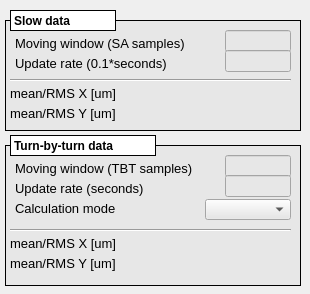
<?xml version="1.0" encoding="UTF-8"?>
<ui version="4.0">
 <class>MainWindow</class>
 <widget class="QMainWindow" name="MainWindow">
  <property name="geometry">
   <rect>
    <x>0</x>
    <y>0</y>
    <width>310</width>
    <height>294</height>
   </rect>
  </property>
  <property name="windowTitle">
   <string>Statistics</string>
  </property>
  <widget class="QWidget" name="centralwidget">
   <widget class="QLabel" name="label_22">
    <property name="geometry">
     <rect>
      <x>10</x>
      <y>10</y>
      <width>106</width>
      <height>21</height>
     </rect>
    </property>
    <property name="font">
     <font>
      <weight>75</weight>
      <bold>true</bold>
     </font>
    </property>
    <property name="styleSheet">
     <string notr="true">background-color: rgb(255, 255, 255);</string>
    </property>
    <property name="frameShape">
     <enum>QFrame::Box</enum>
    </property>
    <property name="text">
     <string>Slow data</string>
    </property>
   </widget>
   <widget class="caFrame" name="caframe_2">
    <property name="geometry">
     <rect>
      <x>5</x>
      <y>20</y>
      <width>296</width>
      <height>111</height>
     </rect>
    </property>
    <property name="styleSheet">
     <string notr="true">background-color: rgb(231, 231, 231);</string>
    </property>
    <property name="frameShape">
     <enum>QFrame::Box</enum>
    </property>
    <property name="frameShadow">
     <enum>QFrame::Plain</enum>
    </property>
    <property name="lineWidth">
     <number>1</number>
    </property>
    <property name="midLineWidth">
     <number>1</number>
    </property>
    <property name="background">
     <color>
      <red>0</red>
      <green>0</green>
      <blue>0</blue>
     </color>
    </property>
    <property name="backgroundMode">
     <enum>caFrame::Filled</enum>
    </property>
    <widget class="QLabel" name="label_24">
     <property name="geometry">
      <rect>
       <x>10</x>
       <y>15</y>
       <width>206</width>
       <height>16</height>
      </rect>
     </property>
     <property name="font">
      <font>
       <pointsize>10</pointsize>
      </font>
     </property>
     <property name="text">
      <string>Moving window (SA samples)</string>
     </property>
     <property name="alignment">
      <set>Qt::AlignLeading|Qt::AlignLeft|Qt::AlignVCenter</set>
     </property>
    </widget>
    <widget class="caTextEntry" name="catextentry">
     <property name="geometry">
      <rect>
       <x>220</x>
       <y>10</y>
       <width>66</width>
       <height>22</height>
      </rect>
     </property>
     <property name="alignment">
      <set>Qt::AlignRight|Qt::AlignTrailing|Qt::AlignVCenter</set>
     </property>
     <property name="channel" stdset="0">
      <string notr="true">$(BPM):stat:sa:window</string>
     </property>
     <property name="foreground">
      <color>
       <red>170</red>
       <green>0</green>
       <blue>0</blue>
      </color>
     </property>
     <property name="background">
      <color>
       <red>255</red>
       <green>255</green>
       <blue>127</blue>
      </color>
     </property>
     <property name="colorMode">
      <enum>caLineEdit::Static</enum>
     </property>
    </widget>
    <widget class="QLabel" name="label_25">
     <property name="geometry">
      <rect>
       <x>10</x>
       <y>35</y>
       <width>206</width>
       <height>16</height>
      </rect>
     </property>
     <property name="font">
      <font>
       <pointsize>10</pointsize>
      </font>
     </property>
     <property name="text">
      <string>Update rate (0.1*seconds)</string>
     </property>
     <property name="alignment">
      <set>Qt::AlignLeading|Qt::AlignLeft|Qt::AlignVCenter</set>
     </property>
    </widget>
    <widget class="caTextEntry" name="catextentry_2">
     <property name="geometry">
      <rect>
       <x>220</x>
       <y>30</y>
       <width>66</width>
       <height>22</height>
      </rect>
     </property>
     <property name="alignment">
      <set>Qt::AlignRight|Qt::AlignTrailing|Qt::AlignVCenter</set>
     </property>
     <property name="channel" stdset="0">
      <string notr="true">$(BPM):stat:sa:step</string>
     </property>
     <property name="foreground">
      <color>
       <red>170</red>
       <green>0</green>
       <blue>0</blue>
      </color>
     </property>
     <property name="background">
      <color>
       <red>255</red>
       <green>255</green>
       <blue>127</blue>
      </color>
     </property>
     <property name="colorMode">
      <enum>caLineEdit::Static</enum>
     </property>
    </widget>
    <widget class="Line" name="line">
     <property name="geometry">
      <rect>
       <x>5</x>
       <y>52</y>
       <width>281</width>
       <height>16</height>
      </rect>
     </property>
     <property name="orientation">
      <enum>Qt::Horizontal</enum>
     </property>
    </widget>
    <widget class="QLabel" name="label_21">
     <property name="geometry">
      <rect>
       <x>5</x>
       <y>65</y>
       <width>136</width>
       <height>16</height>
      </rect>
     </property>
     <property name="font">
      <font>
       <pointsize>10</pointsize>
      </font>
     </property>
     <property name="text">
      <string>mean/RMS X [um]</string>
     </property>
     <property name="alignment">
      <set>Qt::AlignLeading|Qt::AlignLeft|Qt::AlignVCenter</set>
     </property>
    </widget>
    <widget class="caCalc" name="cacalc">
     <property name="geometry">
      <rect>
       <x>140</x>
       <y>65</y>
       <width>71</width>
       <height>16</height>
      </rect>
     </property>
     <property name="alignment">
      <set>Qt::AlignRight|Qt::AlignTrailing|Qt::AlignVCenter</set>
     </property>
     <property name="variable">
      <string notr="true">sa_x_mean</string>
     </property>
     <property name="calc">
      <string notr="true">A/1000</string>
     </property>
     <property name="channel" stdset="0">
      <string notr="true">$(BPM):stat:sa:x_mean</string>
     </property>
    </widget>
    <widget class="caCalc" name="cacalc_3">
     <property name="geometry">
      <rect>
       <x>215</x>
       <y>65</y>
       <width>71</width>
       <height>16</height>
      </rect>
     </property>
     <property name="alignment">
      <set>Qt::AlignRight|Qt::AlignTrailing|Qt::AlignVCenter</set>
     </property>
     <property name="variable">
      <string notr="true">sa_x_rms</string>
     </property>
     <property name="calc">
      <string notr="true">A/1000</string>
     </property>
     <property name="channel" stdset="0">
      <string notr="true">$(BPM):stat:sa:x_std</string>
     </property>
    </widget>
    <widget class="QLabel" name="label_26">
     <property name="geometry">
      <rect>
       <x>5</x>
       <y>85</y>
       <width>136</width>
       <height>16</height>
      </rect>
     </property>
     <property name="font">
      <font>
       <pointsize>10</pointsize>
      </font>
     </property>
     <property name="text">
      <string>mean/RMS Y [um]</string>
     </property>
     <property name="alignment">
      <set>Qt::AlignLeading|Qt::AlignLeft|Qt::AlignVCenter</set>
     </property>
    </widget>
    <widget class="caCalc" name="cacalc_2">
     <property name="geometry">
      <rect>
       <x>140</x>
       <y>85</y>
       <width>71</width>
       <height>16</height>
      </rect>
     </property>
     <property name="alignment">
      <set>Qt::AlignRight|Qt::AlignTrailing|Qt::AlignVCenter</set>
     </property>
     <property name="variable">
      <string notr="true">sa_y_mean</string>
     </property>
     <property name="calc">
      <string notr="true">A/1000</string>
     </property>
     <property name="channel" stdset="0">
      <string notr="true">$(BPM):stat:sa:y_mean</string>
     </property>
    </widget>
    <widget class="caCalc" name="cacalc_4">
     <property name="geometry">
      <rect>
       <x>215</x>
       <y>85</y>
       <width>71</width>
       <height>16</height>
      </rect>
     </property>
     <property name="alignment">
      <set>Qt::AlignRight|Qt::AlignTrailing|Qt::AlignVCenter</set>
     </property>
     <property name="variable">
      <string notr="true">sa_y_rms</string>
     </property>
     <property name="calc">
      <string notr="true">A/1000</string>
     </property>
     <property name="channel" stdset="0">
      <string notr="true">$(BPM):stat:sa:y_std</string>
     </property>
    </widget>
   </widget>
   <widget class="QLabel" name="label_30">
    <property name="geometry">
     <rect>
      <x>10</x>
      <y>135</y>
      <width>146</width>
      <height>21</height>
     </rect>
    </property>
    <property name="font">
     <font>
      <weight>75</weight>
      <bold>true</bold>
     </font>
    </property>
    <property name="styleSheet">
     <string notr="true">background-color: rgb(255, 255, 255);</string>
    </property>
    <property name="frameShape">
     <enum>QFrame::Box</enum>
    </property>
    <property name="text">
     <string>Turn-by-turn data</string>
    </property>
   </widget>
   <widget class="caFrame" name="caframe_3">
    <property name="geometry">
     <rect>
      <x>5</x>
      <y>145</y>
      <width>296</width>
      <height>141</height>
     </rect>
    </property>
    <property name="styleSheet">
     <string notr="true">background-color: rgb(231, 231, 231);</string>
    </property>
    <property name="frameShape">
     <enum>QFrame::Box</enum>
    </property>
    <property name="frameShadow">
     <enum>QFrame::Plain</enum>
    </property>
    <property name="lineWidth">
     <number>1</number>
    </property>
    <property name="midLineWidth">
     <number>1</number>
    </property>
    <property name="background">
     <color>
      <red>0</red>
      <green>0</green>
      <blue>0</blue>
     </color>
    </property>
    <property name="backgroundMode">
     <enum>caFrame::Filled</enum>
    </property>
    <widget class="QLabel" name="label_27">
     <property name="geometry">
      <rect>
       <x>10</x>
       <y>15</y>
       <width>206</width>
       <height>16</height>
      </rect>
     </property>
     <property name="font">
      <font>
       <pointsize>10</pointsize>
      </font>
     </property>
     <property name="text">
      <string>Moving window (TBT samples)</string>
     </property>
     <property name="alignment">
      <set>Qt::AlignLeading|Qt::AlignLeft|Qt::AlignVCenter</set>
     </property>
    </widget>
    <widget class="caTextEntry" name="catextentry_3">
     <property name="geometry">
      <rect>
       <x>220</x>
       <y>10</y>
       <width>66</width>
       <height>22</height>
      </rect>
     </property>
     <property name="alignment">
      <set>Qt::AlignRight|Qt::AlignTrailing|Qt::AlignVCenter</set>
     </property>
     <property name="channel" stdset="0">
      <string notr="true">$(BPM):stat:tbt:window</string>
     </property>
     <property name="foreground">
      <color>
       <red>170</red>
       <green>0</green>
       <blue>0</blue>
      </color>
     </property>
     <property name="background">
      <color>
       <red>255</red>
       <green>255</green>
       <blue>127</blue>
      </color>
     </property>
     <property name="colorMode">
      <enum>caLineEdit::Static</enum>
     </property>
    </widget>
    <widget class="QLabel" name="label_28">
     <property name="geometry">
      <rect>
       <x>10</x>
       <y>35</y>
       <width>206</width>
       <height>16</height>
      </rect>
     </property>
     <property name="font">
      <font>
       <pointsize>10</pointsize>
      </font>
     </property>
     <property name="text">
      <string>Update rate (seconds)</string>
     </property>
     <property name="alignment">
      <set>Qt::AlignLeading|Qt::AlignLeft|Qt::AlignVCenter</set>
     </property>
    </widget>
    <widget class="caTextEntry" name="catextentry_4">
     <property name="geometry">
      <rect>
       <x>220</x>
       <y>30</y>
       <width>66</width>
       <height>22</height>
      </rect>
     </property>
     <property name="alignment">
      <set>Qt::AlignRight|Qt::AlignTrailing|Qt::AlignVCenter</set>
     </property>
     <property name="channel" stdset="0">
      <string notr="true">$(BPM):stat:tbt:period</string>
     </property>
     <property name="foreground">
      <color>
       <red>170</red>
       <green>0</green>
       <blue>0</blue>
      </color>
     </property>
     <property name="background">
      <color>
       <red>255</red>
       <green>255</green>
       <blue>127</blue>
      </color>
     </property>
     <property name="colorMode">
      <enum>caLineEdit::Static</enum>
     </property>
    </widget>
    <widget class="Line" name="line_2">
     <property name="geometry">
      <rect>
       <x>5</x>
       <y>77</y>
       <width>281</width>
       <height>16</height>
      </rect>
     </property>
     <property name="orientation">
      <enum>Qt::Horizontal</enum>
     </property>
    </widget>
    <widget class="QLabel" name="label_23">
     <property name="geometry">
      <rect>
       <x>5</x>
       <y>90</y>
       <width>131</width>
       <height>16</height>
      </rect>
     </property>
     <property name="font">
      <font>
       <pointsize>10</pointsize>
      </font>
     </property>
     <property name="text">
      <string>mean/RMS X [um]</string>
     </property>
     <property name="alignment">
      <set>Qt::AlignLeading|Qt::AlignLeft|Qt::AlignVCenter</set>
     </property>
    </widget>
    <widget class="caCalc" name="cacalc_5">
     <property name="geometry">
      <rect>
       <x>140</x>
       <y>90</y>
       <width>71</width>
       <height>16</height>
      </rect>
     </property>
     <property name="alignment">
      <set>Qt::AlignRight|Qt::AlignTrailing|Qt::AlignVCenter</set>
     </property>
     <property name="variable">
      <string notr="true">tbt_x_mean</string>
     </property>
     <property name="calc">
      <string notr="true">A/1000</string>
     </property>
     <property name="channel" stdset="0">
      <string notr="true">$(BPM):stat:tbt:x_mean</string>
     </property>
    </widget>
    <widget class="caCalc" name="cacalc_6">
     <property name="geometry">
      <rect>
       <x>215</x>
       <y>90</y>
       <width>71</width>
       <height>16</height>
      </rect>
     </property>
     <property name="alignment">
      <set>Qt::AlignRight|Qt::AlignTrailing|Qt::AlignVCenter</set>
     </property>
     <property name="variable">
      <string notr="true">tbt_x_rms</string>
     </property>
     <property name="calc">
      <string notr="true">A/1000</string>
     </property>
     <property name="channel" stdset="0">
      <string notr="true">$(BPM):stat:tbt:x_std</string>
     </property>
    </widget>
    <widget class="QLabel" name="label_29">
     <property name="geometry">
      <rect>
       <x>5</x>
       <y>110</y>
       <width>131</width>
       <height>16</height>
      </rect>
     </property>
     <property name="font">
      <font>
       <pointsize>10</pointsize>
      </font>
     </property>
     <property name="text">
      <string>mean/RMS Y [um]</string>
     </property>
     <property name="alignment">
      <set>Qt::AlignLeading|Qt::AlignLeft|Qt::AlignVCenter</set>
     </property>
    </widget>
    <widget class="caCalc" name="cacalc_7">
     <property name="geometry">
      <rect>
       <x>140</x>
       <y>110</y>
       <width>71</width>
       <height>16</height>
      </rect>
     </property>
     <property name="alignment">
      <set>Qt::AlignRight|Qt::AlignTrailing|Qt::AlignVCenter</set>
     </property>
     <property name="variable">
      <string notr="true">tbt_y_mean</string>
     </property>
     <property name="calc">
      <string notr="true">A/1000</string>
     </property>
     <property name="channel" stdset="0">
      <string notr="true">$(BPM):stat:tbt:y_mean</string>
     </property>
    </widget>
    <widget class="caCalc" name="cacalc_8">
     <property name="geometry">
      <rect>
       <x>215</x>
       <y>110</y>
       <width>71</width>
       <height>16</height>
      </rect>
     </property>
     <property name="alignment">
      <set>Qt::AlignRight|Qt::AlignTrailing|Qt::AlignVCenter</set>
     </property>
     <property name="variable">
      <string notr="true">tbt_y_rms</string>
     </property>
     <property name="calc">
      <string notr="true">A/1000</string>
     </property>
     <property name="channel" stdset="0">
      <string notr="true">$(BPM):stat:tbt:y_std</string>
     </property>
    </widget>
    <widget class="QLabel" name="label_31">
     <property name="geometry">
      <rect>
       <x>10</x>
       <y>55</y>
       <width>181</width>
       <height>16</height>
      </rect>
     </property>
     <property name="font">
      <font>
       <pointsize>10</pointsize>
      </font>
     </property>
     <property name="text">
      <string>Calculation mode</string>
     </property>
     <property name="alignment">
      <set>Qt::AlignLeading|Qt::AlignLeft|Qt::AlignVCenter</set>
     </property>
    </widget>
    <widget class="caMenu" name="camenu">
     <property name="geometry">
      <rect>
       <x>200</x>
       <y>54</y>
       <width>86</width>
       <height>21</height>
      </rect>
     </property>
     <property name="channel" stdset="0">
      <string notr="true">$(BPM):stat:tbt:mode</string>
     </property>
    </widget>
   </widget>
   <zorder>caframe_2</zorder>
   <zorder>label_22</zorder>
   <zorder>caframe_3</zorder>
   <zorder>label_30</zorder>
  </widget>
 </widget>
 <customwidgets>
  <customwidget>
   <class>caMenu</class>
   <extends>QComboBox</extends>
   <header>caMenu</header>
  </customwidget>
  <customwidget>
   <class>caTextEntry</class>
   <extends>caLineEdit</extends>
   <header>caTextEntry</header>
  </customwidget>
  <customwidget>
   <class>caFrame</class>
   <extends>QFrame</extends>
   <header>caFrame</header>
   <container>1</container>
  </customwidget>
  <customwidget>
   <class>caLineEdit</class>
   <extends>QLineEdit</extends>
   <header>caLineEdit</header>
  </customwidget>
  <customwidget>
   <class>caCalc</class>
   <extends>QLabel</extends>
   <header>caCalc</header>
  </customwidget>
 </customwidgets>
 <resources/>
 <connections/>
 <designerdata>
  <property name="gridDeltaX">
   <number>5</number>
  </property>
  <property name="gridDeltaY">
   <number>5</number>
  </property>
  <property name="gridSnapX">
   <bool>true</bool>
  </property>
  <property name="gridSnapY">
   <bool>true</bool>
  </property>
  <property name="gridVisible">
   <bool>true</bool>
  </property>
 </designerdata>
</ui>
